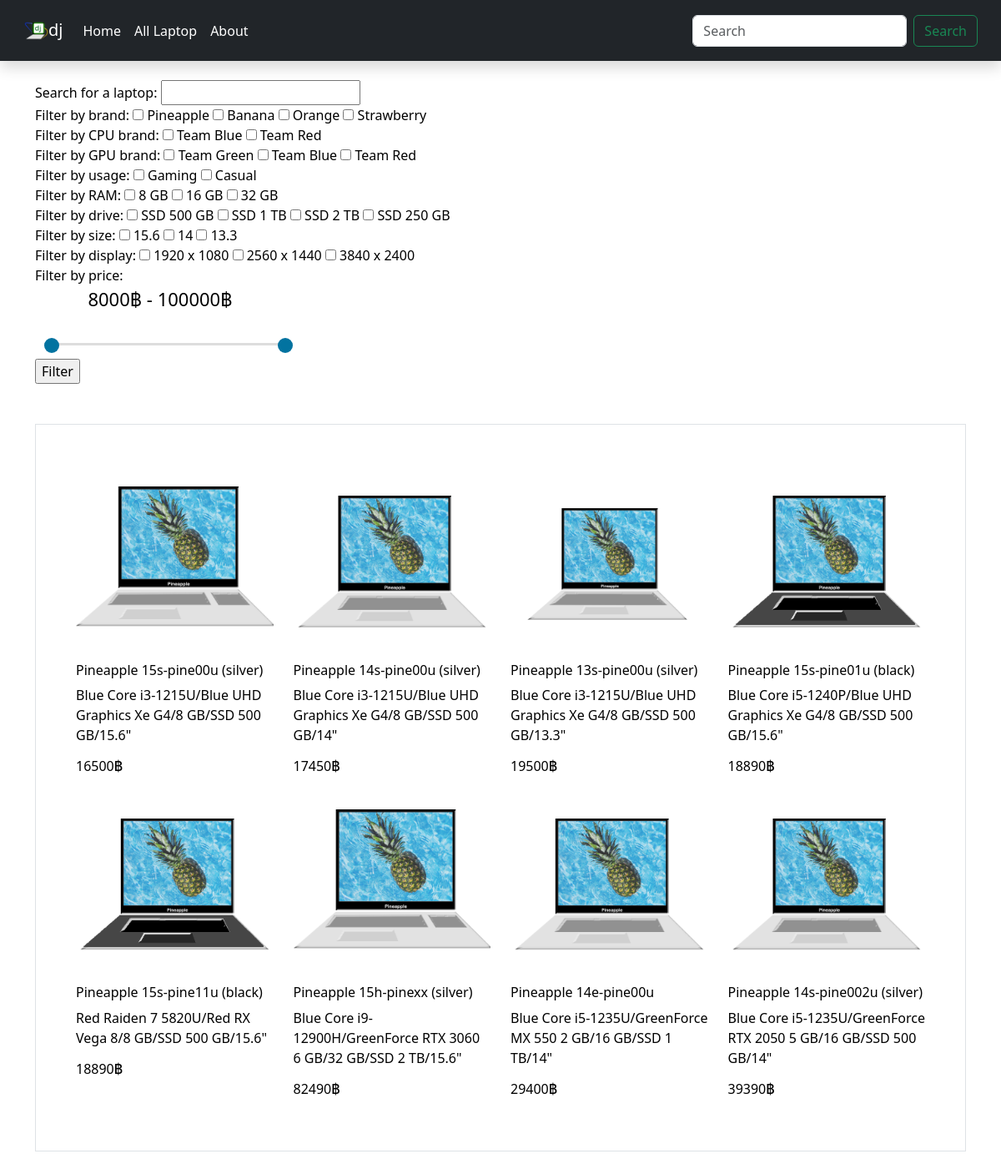
The page /productlist/?brand=1 on the database its author committed.
### store/models.py (models this page shows, shortened)
class Brand(models.Model):
	title = models.CharField(max_length=20, unique=True)
	image = models.ImageField(upload_to='static/img/laptopbrand/')

class CPUBrand(models.Model):
	title = models.CharField(max_length=20, unique=True)
	image = models.ImageField(upload_to='static/img/cpubrand/')
	teamcolor = models.CharField(max_length=20, unique=True)

class GPUBrand(models.Model):
	title = models.CharField(max_length=20, unique=True)
	image = models.ImageField(upload_to='static/img/gpubrand/')
	teamcolor = models.CharField(max_length=20, unique=True)

class Usage(models.Model):
	title = models.CharField(max_length=20, unique=True)
	image = models.ImageField(upload_to='static/img/usage/')

class LaptopRam(models.Model):
	title = models.CharField(max_length=10, unique=True, default='8 GB')
	def __str__(self):
		return self.title

class LaptopDrive(models.Model):
	title = models.CharField(max_length=10, unique=True, default='SSD 500 GB')
	def __str__(self):
		return self.title

class LaptopSize(models.Model):
	title = models.CharField(max_length=10, unique=True, default='15.6')
	def __str__(self):
		return self.title

class LaptopDisplay(models.Model):
	title = models.CharField(max_length=20, unique=True, default='1920 x 1080')

class Laptop(models.Model):
	title = models.CharField(max_length=100, unique=True)
	img = models.ForeignKey(LaptopImage, on_delete = models.CASCADE)
	usage = models.ForeignKey(Usage, on_delete = models.CASCADE)
	brand = models.ForeignKey(Brand, on_delete = models.CASCADE)
	cpubrand = models.ForeignKey(CPUBrand, on_delete = models.CASCADE)
	cpu = models.ForeignKey(CPU, on_delete = models.CASCADE)
	gpubrand = models.ForeignKey(GPUBrand, on_delete = models.CASCADE)
	gpu = models.ForeignKey(GPU, on_delete = models.CASCADE)
	ram = models.ForeignKey(LaptopRam, on_delete = models.CASCADE)
	drive = models.ForeignKey(LaptopDrive, on_delete = models.CASCADE)
	size = models.ForeignKey(LaptopSize, on_delete = models.CASCADE)
	disp = models.ForeignKey(LaptopDisplay, on_delete = models.CASCADE)
	price = models.IntegerField(default = 10000)
	readyforsell = models.BooleanField(default = True)
	def __str__(self):
		return self.title
	def admin_photo(self):
		return mark_safe('<img src="{}" width="100" height="100" />'.format(self.img.image.url))
	admin_photo.short_description = 'Image'
	admin_photo.allow_tags = True

class LaptopImage(models.Model):
	title = models.CharField(max_length=100, unique=True)
	image = models.ImageField(upload_to='static/img/laptop/')

class CPU(models.Model):
	title = models.CharField(max_length=100, unique=True)
	def __str__(self):
		return self.title

class GPU(models.Model):
	title = models.CharField(max_length=100, unique=True)
	def __str__(self):
		return self.title

### store/views.py (the view)
# urls.py: path('productlist/', views.product_list, name = 'product_list'),
def product_list(request):
    title = request.GET.get('title')
    selected_brands = request.GET.getlist('brand')
    selected_cpubrands = request.GET.getlist('cpubrand')
    selected_gpubrands = request.GET.getlist('gpubrand')
    selected_usages = request.GET.getlist('usage')
    selected_rams = request.GET.getlist('ram')
    selected_drives = request.GET.getlist('drive')
    selected_sizes = request.GET.getlist('size')
    selected_displays = request.GET.getlist('disp')
    min_price = request.GET.get('min_price')
    max_price = request.GET.get('max_price')
    laptops = Laptop.objects.all()
    if title:
        laptops = laptops.filter(title__icontains=title)
    if selected_brands:
        laptops = laptops.filter(brand__pk__in=selected_brands)
    if selected_cpubrands:
        laptops = laptops.filter(cpubrand__pk__in=selected_cpubrands)
    if selected_gpubrands:
        laptops = laptops.filter(gpubrand__pk__in=selected_gpubrands)
    if selected_usages:
        laptops = laptops.filter(usage__pk__in=selected_usages)
    if selected_rams:
        laptops = laptops.filter(ram__pk__in=selected_rams)
    if selected_drives:
        laptops = laptops.filter(drive__pk__in=selected_drives)
    if selected_sizes:
        laptops = laptops.filter(size__pk__in=selected_sizes)
    if selected_displays:
        laptops = laptops.filter(display__pk__in=selected_displays)
    if min_price or max_price:
        laptops = laptops.filter(price__gte=min_price, price__lte=max_price)
    brands = Brand.objects.all()
    cpubrands = CPUBrand.objects.all()
    gpubrands = GPUBrand.objects.all()
    usages = Usage.objects.all()
    rams = LaptopRam.objects.all()
    drives = LaptopDrive.objects.all()
    sizes = LaptopSize.objects.all()
    displays = LaptopDisplay.objects.all()
    context = {
        'laptops': laptops,
        'brands': brands,
        'cpubrands': cpubrands,
        'gpubrands': gpubrands,
        'usages': usages,
        'rams': rams,
        'drives': drives,
        'sizes': sizes,
        'displays': displays,
    }
    return render(request, 'productlist.html', context)

### templates/productlist.html (shortened to what this page needs)
<!DOCTYPE html>
{% load static %}
<html>
<head>
	<link href="https://cdn.jsdelivr.net/npm/bootstrap@5.3.0-alpha1/dist/css/bootstrap.min.css" rel="stylesheet">
	<link rel="stylesheet" href="{% static '/css/master.css' %}">
</head>
<body>
	<nav class="navbar fixed-top navbar-expand-lg navbar-dark bg-dark shadow p-md-3">
		<div class="container-fluid">
			<a class="navbar-brand" href="/"><img src="{% static '/img/base/dj.png' %}" alt="Logo" width="30" height="30" class="d-inline-block align-text-top">dj</a>
		<div class="collapse navbar-collapse" id="navbarTogglerDemo03">
				<ul class="navbar-nav me-auto mb-2 mb-lg-0">
					<li class="nav-item">
						<a class="nav-link active text-white" aria-current="page" href="/">Home</a>
					</li>
					<li class="nav-item">
						<a class="nav-link text-white" href="/productlist">All Laptop</a>
					</li>
					<li class="nav-item">
						<a class="nav-link text-white" href="/">About</a>
					</li>
				</ul>
				<form class="d-flex" role="search">
					<input class="form-control me-2" type="search" name="title" placeholder="Search" aria-label="Search">
					<button class="btn btn-outline-success" type="submit">Search</button>
				</form>
		</div>
	</nav>
	<br><br>
	<div class="filter-section">
		<div class="container my-5 d-grid gap-5">
			<form method="GET">
  			<label>Search for a laptop:</label>
  			<input type="text" name="title">
  			<br>
			  <label>Filter by brand:</label>
			  {% for brand in brands %}
			    <input type="checkbox" name="brand" value="{{ brand.pk }}"> {{ brand.title }}
			  {% endfor %}
			  <br>
			  <label>Filter by CPU brand:</label>
			  {% for cpubrand in cpubrands %}
			    <input type="checkbox" name="cpubrand" value="{{ cpubrand.pk }}"> {{ cpubrand.title }}
			  {% endfor %}
			  <br>
			  <label>Filter by GPU brand:</label>
			  {% for gpubrand in gpubrands %}
			    <input type="checkbox" name="gpubrand" value="{{ gpubrand.pk }}"> {{ gpubrand.title }}
			  {% endfor %}
			  <br>
			  <label>Filter by usage:</label>
			  {% for usage in usages %}
			    <input type="checkbox" name="usage" value="{{ usage.pk }}"> {{ usage.title }}
			  {% endfor %}
			  <br>
			  <label>Filter by RAM:</label>
			  {% for ram in rams %}
			    <input type="checkbox" name="ram" value="{{ ram.pk }}"> {{ ram.title }}
			  {% endfor %}
			  <br>
			  <label>Filter by drive:</label>
			  {% for drive in drives %}
			    <input type="checkbox" name="drive" value="{{ drive.pk }}"> {{ drive.title }}
			  {% endfor %}
			  <br>
			  <label>Filter by size:</label>
			  {% for size in sizes %}
			    <input type="checkbox" name="size" value="{{ size.pk }}"> {{ size.title }}
			  {% endfor %}
			  <br>
			  <label>Filter by display:</label>
			  {% for display in displays %}
			    <input type="checkbox" name="display" value="{{ display.pk }}"> {{ display.title }}
			  {% endfor %}
			  <br>
			  <label>Filter by price:</label>
			  <div class="slider">
			  	<div class="range-slider">
			  		<span class="rangeValues"></span>
			  		<input name="max_price" value="100000" min="8000" max="100000" step="500" type="range">
			  	</div>
			  </div>
				<input type="submit" value="Filter">
			</div>
		</div>
	<div class="product-list-section">
		<div class="container my-5 d-grid gap-5">
			<div class="p-5 border">
					<div class="col-md-12 pad-lr-5">
						<div class="row">
							{% for product in laptops %}
							<div class="col-md-3 col-sm-4 col-xs-6">
								<div class="product-img">
										<a href="/productdetail/?query={{product}}"><img src="/{{product.img.image}}" alt="{{product}}" style="width:100%;"></a>
								</div>
								<div class="product-body">
									<div class="col-md-12 pad-lr-5">
										<a href="/productdetail/?query={{product}}" style="color: black; text-decoration:none;"><h6>{{product}}</h6></a>
										<p>{{product.cpu}}/{{product.gpu}}/{{product.ram}}/{{product.drive}}/{{product.size}}" <br><h6>{{product.price}}฿</h6></p>
									</div>
								</div>
							</div>
							{% endfor %}
						</div>
					</div>
				</div>
			</div>
		</div>
</body>
</html>

### static/css/master.css (style rules this page uses)
body { background-color: white; font: arial; color: black; }
.slider { background-color: rgb(255, 255, 255); }
.range-slider { width: 300px; text-align: center; position: relative; padding-bottom: 20px; }
.range-slider .rangeValues { display: block; font-size: 22px; margin-bottom: 35px; }
input[type=range] { -webkit-appearance: none; border: 1px solid white; width: 300px; position: absolute; left: 10px; }

### rows shown on the page
Brand: title "Pineapple"
Brand: title "Banana"
Brand: title "Orange"
Brand: title "Strawberry"
CPUBrand: title "Team Blue"
CPUBrand: title "Team Red"
GPUBrand: title "Team Green"
GPUBrand: title "Team Blue"
GPUBrand: title "Team Red"
Usage: title "Gaming"
Usage: title "Casual"
LaptopRam: title "8 GB"
LaptopRam: title "16 GB"
LaptopRam: title "32 GB"
LaptopDrive: title "SSD 500 GB"
LaptopDrive: title "SSD 1 TB"
LaptopDrive: title "SSD 2 TB"
LaptopDrive: title "SSD 250 GB"
LaptopSize: title "15.6"
LaptopSize: title "14"
LaptopSize: title "13.3"
LaptopDisplay: title "1920 x 1080"
LaptopDisplay: title "2560 x 1440"
LaptopDisplay: title "3840 x 2400"
Laptop: img.image (picture), title "Pineapple 15s-pine00u (silver)", cpu "Blue Core i3-1215U", gpu "Blue UHD Graphics Xe G4", ram "8 GB", drive "SSD 500 GB", size "15.6", price "16500"
Laptop: img.image (picture), title "Pineapple 14s-pine00u (silver)", cpu "Blue Core i3-1215U", gpu "Blue UHD Graphics Xe G4", ram "8 GB", drive "SSD 500 GB", size "14", price "17450"
Laptop: img.image (picture), title "Pineapple 13s-pine00u (silver)", cpu "Blue Core i3-1215U", gpu "Blue UHD Graphics Xe G4", ram "8 GB", drive "SSD 500 GB", size "13.3", price "19500"
Laptop: img.image (picture), title "Pineapple 15s-pine01u (black)", cpu "Blue Core i5-1240P", gpu "Blue UHD Graphics Xe G4", ram "8 GB", drive "SSD 500 GB", size "15.6", price "18890"
Laptop: img.image (picture), title "Pineapple 15s-pine11u (black)", cpu "Red Raiden 7 5820U", gpu "Red RX Vega 8", ram "8 GB", drive "SSD 500 GB", size "15.6", price "18890"
Laptop: img.image (picture), title "Pineapple 15h-pinexx (silver)", cpu "Blue Core i9-12900H", gpu "GreenForce RTX 3060 6 GB", ram "32 GB", drive "SSD 2 TB", size "15.6", price "82490"
Laptop: img.image (picture), title "Pineapple 14e-pine00u", cpu "Blue Core i5-1235U", gpu "GreenForce MX 550 2 GB", ram "16 GB", drive "SSD 1 TB", size "14", price "29400"
Laptop: img.image (picture), title "Pineapple 14s-pine002u (silver)", cpu "Blue Core i5-1235U", gpu "GreenForce RTX 2050 5 GB", ram "16 GB", drive "SSD 500 GB", size "14", price "39390"
